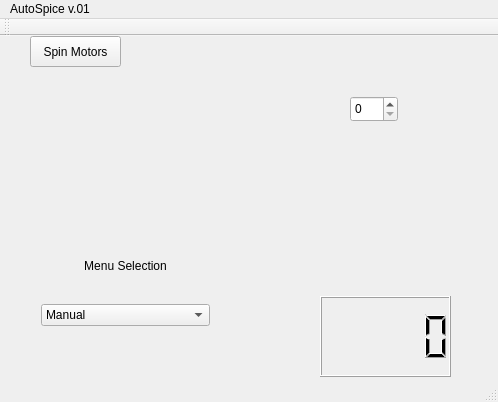
<?xml version="1.0" encoding="UTF-8"?>
<ui version="4.0">
 <class>MainWindow</class>
 <widget class="QMainWindow" name="MainWindow">
  <property name="geometry">
   <rect>
    <x>0</x>
    <y>0</y>
    <width>498</width>
    <height>402</height>
   </rect>
  </property>
  <property name="maximumSize">
   <size>
    <width>498</width>
    <height>402</height>
   </size>
  </property>
  <property name="windowTitle">
   <string>MainWindow</string>
  </property>
  <widget class="QWidget" name="centralWidget">
   <widget class="QPushButton" name="motorSpin">
    <property name="geometry">
     <rect>
      <x>30</x>
      <y>0</y>
      <width>91</width>
      <height>31</height>
     </rect>
    </property>
    <property name="text">
     <string>Spin Motors</string>
    </property>
   </widget>
   <widget class="QLCDNumber" name="selectIndex">
    <property name="geometry">
     <rect>
      <x>320</x>
      <y>260</y>
      <width>131</width>
      <height>81</height>
     </rect>
    </property>
    <property name="smallDecimalPoint">
     <bool>false</bool>
    </property>
    <property name="value" stdset="0">
     <double>0.000000000000000</double>
    </property>
   </widget>
   <widget class="QSpinBox" name="weightBox">
    <property name="geometry">
     <rect>
      <x>350</x>
      <y>60</y>
      <width>48</width>
      <height>26</height>
     </rect>
    </property>
   </widget>
   <widget class="QLabel" name="lblWeight">
    <property name="geometry">
     <rect>
      <x>340</x>
      <y>90</y>
      <width>67</width>
      <height>17</height>
     </rect>
    </property>
    <property name="text">
     <string/>
    </property>
   </widget>
   <widget class="QWidget" name="layoutWidget">
    <property name="geometry">
     <rect>
      <x>30</x>
      <y>40</y>
      <width>161</width>
      <height>51</height>
     </rect>
    </property>
    <layout class="QVBoxLayout" name="verticalLayout">
     <item>
      <widget class="QLabel" name="lblSpins">
       <property name="text">
        <string/>
       </property>
      </widget>
     </item>
     <item>
      <widget class="QLabel" name="lblSpinCount">
       <property name="text">
        <string/>
       </property>
      </widget>
     </item>
    </layout>
   </widget>
   <widget class="QWidget" name="layoutWidget">
    <property name="geometry">
     <rect>
      <x>30</x>
      <y>210</y>
      <width>191</width>
      <height>91</height>
     </rect>
    </property>
    <layout class="QVBoxLayout" name="verticalLayout_2">
     <item>
      <widget class="QLabel" name="lblMenu">
       <property name="text">
        <string>Menu Selection</string>
       </property>
       <property name="alignment">
        <set>Qt::AlignCenter</set>
       </property>
      </widget>
     </item>
     <item>
      <widget class="QLabel" name="menuItem">
       <property name="text">
        <string/>
       </property>
       <property name="alignment">
        <set>Qt::AlignCenter</set>
       </property>
      </widget>
     </item>
     <item>
      <widget class="QComboBox" name="selectMenu">
       <item>
        <property name="text">
         <string>Manual</string>
        </property>
       </item>
       <item>
        <property name="text">
         <string>Custom</string>
        </property>
       </item>
       <item>
        <property name="text">
         <string>Configure</string>
        </property>
       </item>
       <item>
        <property name="text">
         <string>Recipes</string>
        </property>
       </item>
      </widget>
     </item>
    </layout>
   </widget>
  </widget>
  <widget class="QMenuBar" name="menuBar">
   <property name="geometry">
    <rect>
     <x>0</x>
     <y>0</y>
     <width>498</width>
     <height>22</height>
    </rect>
   </property>
   <widget class="QMenu" name="menuAutoSpice_v_01">
    <property name="title">
     <string>AutoSpice v.01</string>
    </property>
   </widget>
   <addaction name="menuAutoSpice_v_01"/>
  </widget>
  <widget class="QToolBar" name="mainToolBar">
   <attribute name="toolBarArea">
    <enum>TopToolBarArea</enum>
   </attribute>
   <attribute name="toolBarBreak">
    <bool>false</bool>
   </attribute>
  </widget>
  <widget class="QStatusBar" name="statusBar"/>
  <action name="actionc">
   <property name="text">
    <string>c</string>
   </property>
  </action>
 </widget>
 <layoutdefault spacing="6" margin="11"/>
 <resources/>
 <connections/>
</ui>
